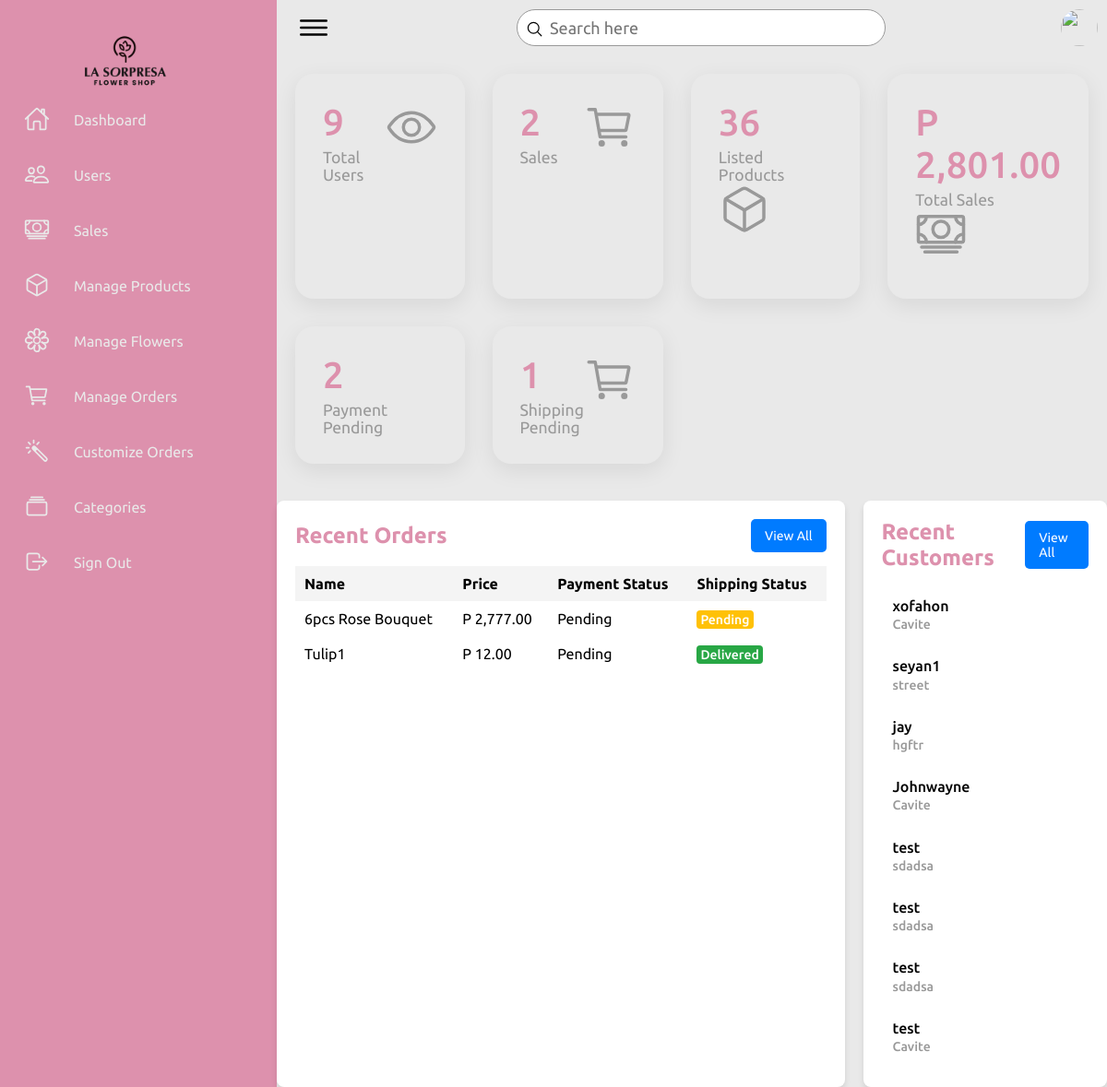
/admin/dashboard.php (signed in), run on an earlier commit of the app's database.
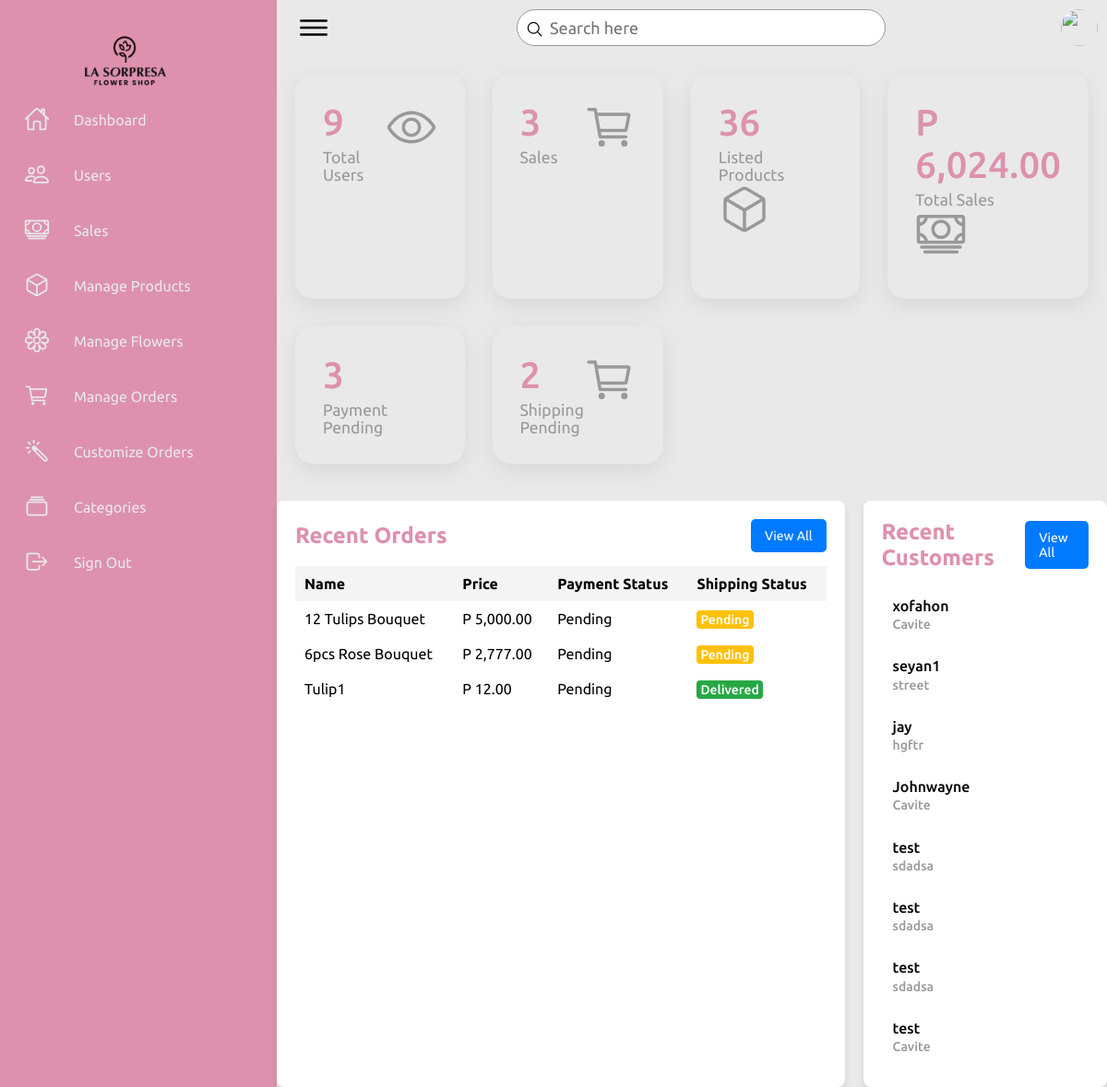
And on a later commit of the database.
### tables this page shows
CREATE TABLE `payment` (
  `payment_id` int(11) NOT NULL,
  `cust_id` int(11) NOT NULL,
  `order_id` int(11) DEFAULT NULL,
  `cust_name` varchar(255) NOT NULL,
  `cust_email` varchar(255) NOT NULL,
  `reference_number` varchar(255) DEFAULT NULL,
  `amount_paid` decimal(10,2) NOT NULL,
  `payment_method` enum('gcash','cop') NOT NULL,
  `payment_status` enum('pending','paid','failed') DEFAULT 'pending',
  `shipping_status` enum('pending','shipped','delivered','readyforpickup') DEFAULT 'pending',
  `created_at` timestamp NOT NULL DEFAULT current_timestamp(),
  `updated_at` timestamp NOT NULL DEFAULT current_timestamp() ON UPDATE current_timestamp()
);

CREATE TABLE `product` (
  `p_id` int(11) NOT NULL,
  `name` varchar(255) NOT NULL,
  `old_price` varchar(10) NOT NULL,
  `current_price` varchar(10) NOT NULL,
  `quantity` int(10) NOT NULL,
  `featured_photo` varchar(255) NOT NULL,
  `description` text NOT NULL,
  `short_description` text NOT NULL,
  `feature` text NOT NULL,
  `other_photo` text NOT NULL,
  `condition` text NOT NULL,
  `is_featured` int(1) NOT NULL,
  `is_active` int(1) NOT NULL,
  `ecat_id` int(11) NOT NULL
);

CREATE TABLE `customer` (
  `cust_id` int(11) NOT NULL,
  `cust_name` varchar(255) NOT NULL,
  `cust_email` varchar(255) NOT NULL,
  `cust_phone` varchar(15) NOT NULL,
  `cust_address` text NOT NULL,
  `cust_city` varchar(255) NOT NULL,
  `cust_zip` varchar(10) NOT NULL,
  `cust_s_name` varchar(255) DEFAULT NULL,
  `cust_s_phone` varchar(15) DEFAULT NULL,
  `cust_s_address` text DEFAULT NULL,
  `cust_s_city` varchar(255) DEFAULT NULL,
  `cust_s_zip` varchar(10) DEFAULT NULL,
  `cust_password` varchar(255) NOT NULL,
  `cust_datetime` datetime DEFAULT current_timestamp(),
  `cust_timestamp` timestamp NOT NULL DEFAULT current_timestamp() ON UPDATE current_timestamp(),
  `cust_status` enum('active','inactive','suspended') DEFAULT 'active'
);

### admin/dashboard.php (the view, shortened to what the changed rows need)
<?php
include("inc/config.php");
try {
    $recentCustomersQuery = $pdo->query("SELECT * FROM customer ORDER BY cust_datetime DESC LIMIT 8");
    $recentCustomers = $recentCustomersQuery->fetchAll(PDO::FETCH_ASSOC);
} catch (Exception $e) {
    echo "Error fetching recent customers: " . $e->getMessage();
}
$totalSalesQuery = $pdo->query("SELECT COUNT(order_id) AS total_sales FROM orders");
$totalSales = $totalSalesQuery->fetch(PDO::FETCH_ASSOC)['total_sales'];
$totalSalesAmountQuery = $pdo->query("SELECT SUM(amount_paid) AS total_sales_amount FROM payment");
$totalSalesAmount = $totalSalesAmountQuery->fetch(PDO::FETCH_ASSOC)['total_sales_amount'];
$totalSalesAmount = $totalSalesAmount ? $totalSalesAmount : 0;
$paymentPendingQuery = $pdo->query("SELECT COUNT(order_id) AS payment_pending FROM payment WHERE payment_status = 'pending'");
$paymentPending = $paymentPendingQuery->fetch(PDO::FETCH_ASSOC)['payment_pending'];
$shippingPendingQuery = $pdo->query("SELECT COUNT(order_id) AS shipping_pending FROM payment WHERE shipping_status = 'pending'");
$shippingPending = $shippingPendingQuery->fetch(PDO::FETCH_ASSOC)['shipping_pending'];
try {
    $recentOrdersQuery = $pdo->query("
        SELECT
            c.cust_name,
            p.name AS product_name,
            p.current_price,
            pay.payment_status,
            pay.shipping_status,
            pay.created_at AS payment_date
        FROM payment pay
        JOIN orders o ON pay.order_id = o.order_id
        JOIN customer c ON o.customer_id = c.cust_id
        JOIN order_items oi ON o.order_id = oi.order_id
        JOIN product p ON oi.product_id = p.p_id
        ORDER BY pay.created_at DESC
        LIMIT 8
    ");
    $recentOrders = $recentOrdersQuery->fetchAll(PDO::FETCH_ASSOC);
} catch (Exception $e) {
    echo "Error fetching recent orders: " . $e->getMessage();
}
?>
<!DOCTYPE html>
<html lang="en">
<head>
    <link rel="stylesheet" href="../css/style.css">
</head>
<body>
    <div class="container">
        <div class="main">
            <div class="cardBox">
                <div class="card">
                    <div>
                        <div class="numbers"><?= number_format($totalSales) ?></div>
                        <div class="cardName">Sales</div>
                    </div>
                </div>
                <div class="card">
                    <a href="sales-report.php" style="text-decoration: none; color: inherit;">
                        <div>
                            <div class="numbers">P <?= number_format($totalSalesAmount, 2) ?></div>
                            <div class="cardName">Total Sales</div>
                        </div>
                    </a>
                </div>
                <div class="card">
                <div>
                    <div class="numbers"><?= number_format($paymentPending) ?></div>
                    <div class="cardName">Payment Pending</div>
                </div>
            </div>
            <div class="card">
                <div>
                    <div class="numbers"><?= number_format($shippingPending) ?></div>
                    <div class="cardName">Shipping Pending</div>
                </div>
            </div>
        </div>
        <div class="row">
            <div class="recentOrders">
                <div class="cardHeader d-flex justify-content-between align-items-center">
                    <h2>Recent Orders</h2>
                </div>
                <table class="table table-striped table-bordered">
                    <thead class="thead-dark">
                        <tr>
                            <th>Name</th>
                            <th>Price</th>
                            <th>Payment Status</th>
                            <th>Shipping Status</th>
                        </tr>
                    </thead>
                    <tbody>
                        <?php foreach ($recentOrders as $order) { ?>
                            <tr>
                                <td><?= htmlspecialchars($order['product_name']) ?></td>
                                <td>P <?= number_format($order['current_price'], 2) ?></td>
                                <td><?= ucfirst(htmlspecialchars($order['payment_status'])) ?></td>
                                <td>
                                    <span class="status
                                        <?php
                                            switch ($order['shipping_status']) {
                                                case 'delivered':
                                                    echo 'delivered';
                                                    break;
                                                case 'pending':
                                                    echo 'pending';
                                                    break;
                                            }
                                        ?>">
                                        <?= ucfirst(htmlspecialchars($order['shipping_status'])) ?>
                                    </span>
                                </td>
                            </tr>
                        <?php } ?>
                    </tbody>
                </table>
            </div>
            <div class="recentCustomers">
                <div class="cardHeader">
                    <h2>Recent Customers</h2>
                </div>
                <table>
                    <?php foreach ($recentCustomers as $customer) { ?>
                        <tr>
                            <td>
                                <h4><?= htmlspecialchars($customer['cust_name']) ?><br>
                                    <span><?= htmlspecialchars($customer['cust_city']) ?></span>
                                </h4>
                            </td>
                        </tr>
                    <?php } ?>
                </table>
            </div>
        </div>
    </div>
</body>
</html>

What changed in the data, as far as the page shows it:
added payment: product.name "12 Tulips Bouquet", product.current_price "5,000.00", payment_status "Pending", shipping_status "Pending"
Also different on the page:
$totalSales: "2" → "3"
$totalSalesAmount: "2,801.00" → "6,024.00"
$paymentPending: "2" → "3"
$shippingPending: "1" → "2"
